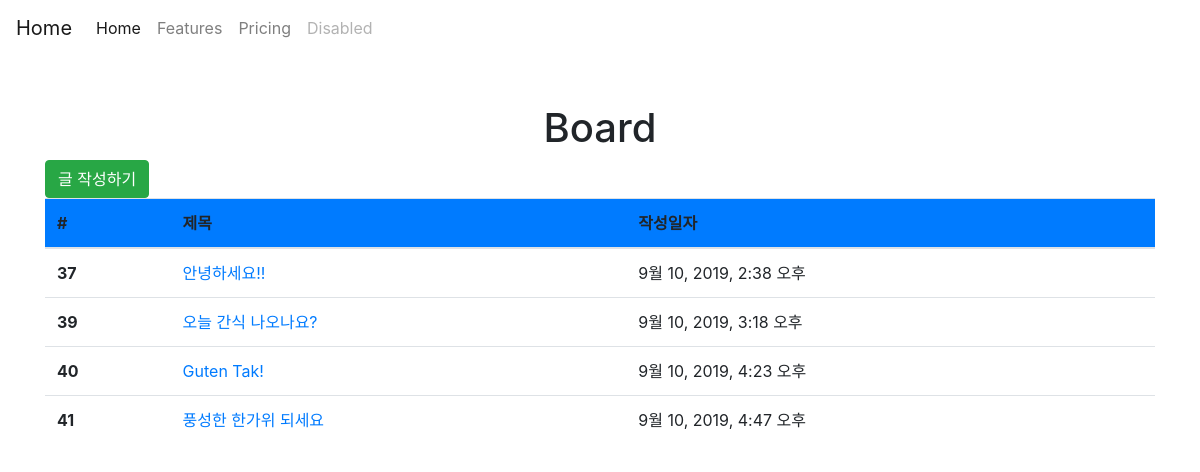
The app's page /articles/ with its own data.
### articles/models.py (models this page shows, shortened)
class Article(models.Model):
    title = models.CharField(max_length=10)
    content = models.TextField()
    created_at = models.DateTimeField(auto_now_add=True)
    updated_at = models.DateTimeField(auto_now=True)

### articles/views.py (the view)
# urls.py: path('', views.index, name='index'),
def index(request):
    articles = Article.objects.all()
    context = {
        'articles': articles,
    }
    return render(request, 'articles/index.html', context)

### articles/templates/articles/index.html (shortened to what this page needs)
{% extends 'articles/base.html' %}
{% block body %}
  <h1 class="text-center">Board</h1>
  <a href="{% url 'articles:create' %}" class="btn btn-success mb-20">글 작성하기</a>
  <table class="table table-muted">
  <thead class="thead-gray">
    <tr class="bg-primary">
      <th scope="col">#</th>
      <th scope="col">제목</th>
      <th scope="col">작성일자</th>
    </tr>
  </thead>
  <tbody class="mt-5">
    {% for article in articles %}
    <tr>
      <th scope="row">{{ article.id }}</th>
      <td><a href="{{ article.pk }}">{{ article.title }}</a></td>
      <td>{{ article.created_at }}</td>
    </tr>
    {% endfor %}
  </tbody>
</table>
{% endblock %}

### records on screen
Article: id "37", title "안녕하세요!!", created_at "9월 10, 2019, 2:38 오후"
Article: id "39", title "오늘 간식 나오나요?", created_at "9월 10, 2019, 3:18 오후"
Article: id "40", title "Guten Tak!", created_at "9월 10, 2019, 4:23 오후"
Article: id "41", title "풍성한 한가위 되세요", created_at "9월 10, 2019, 4:47 오후"
